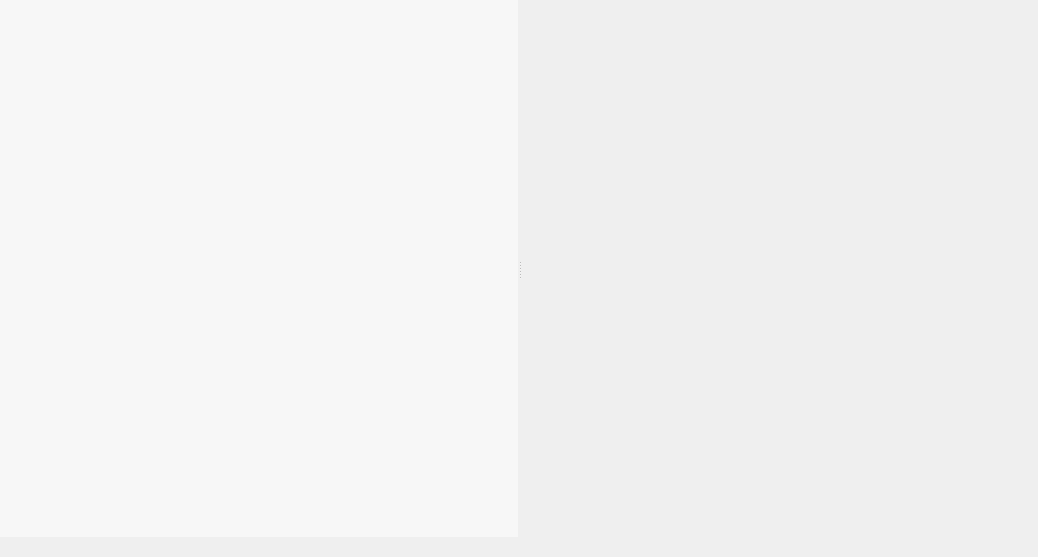
<?xml version="1.0" encoding="UTF-8"?>
<ui version="4.0">
 <class>baseWidget</class>
 <widget class="QWidget" name="baseWidget">
  <property name="geometry">
   <rect>
    <x>0</x>
    <y>0</y>
    <width>1038</width>
    <height>557</height>
   </rect>
  </property>
  <property name="sizePolicy">
   <sizepolicy hsizetype="Expanding" vsizetype="Expanding">
    <horstretch>0</horstretch>
    <verstretch>0</verstretch>
   </sizepolicy>
  </property>
  <property name="minimumSize">
   <size>
    <width>0</width>
    <height>0</height>
   </size>
  </property>
  <property name="windowTitle">
   <string>DMacro</string>
  </property>
  <property name="styleSheet">
   <string notr="true"/>
  </property>
  <layout class="QGridLayout" name="gridLayout">
   <property name="margin">
    <number>0</number>
   </property>
   <item row="0" column="0">
    <widget class="QSplitter" name="splitter">
     <property name="orientation">
      <enum>Qt::Horizontal</enum>
     </property>
     <property name="handleWidth">
      <number>3</number>
     </property>
     <widget class="QWidget" name="widgetTree" native="true">
      <property name="styleSheet">
       <string notr="true">background:rgb(247,247,247);

</string>
      </property>
      <layout class="QVBoxLayout" name="verticalLayout_2">
       <property name="margin">
        <number>0</number>
       </property>
      </layout>
     </widget>
     <widget class="QWidget" name="widgetCentrale" native="true">
      <layout class="QVBoxLayout" name="widgetCentraleLayout">
       <property name="margin">
        <number>0</number>
       </property>
      </layout>
     </widget>
    </widget>
   </item>
   <item row="1" column="0">
    <widget class="QLabel" name="labelCommentaire">
     <property name="sizePolicy">
      <sizepolicy hsizetype="Preferred" vsizetype="Fixed">
       <horstretch>0</horstretch>
       <verstretch>0</verstretch>
      </sizepolicy>
     </property>
     <property name="minimumSize">
      <size>
       <width>0</width>
       <height>0</height>
      </size>
     </property>
     <property name="styleSheet">
      <string notr="true"/>
     </property>
     <property name="text">
      <string/>
     </property>
    </widget>
   </item>
  </layout>
 </widget>
 <layoutdefault spacing="6" margin="11"/>
 <pixmapfunction>qPixmapFromMimeSource</pixmapfunction>
 <resources/>
 <connections/>
</ui>
